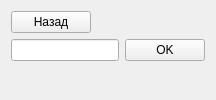
                  <widget class="QWidget" name="page_12">
                   <layout class="QVBoxLayout" name="verticalLayout_63">
                    <item>
                     <layout class="QVBoxLayout" name="verticalLayout_62">
                      <item>
                       <layout class="QHBoxLayout" name="horizontalLayout_38">
                        <item>
                         <widget class="QPushButton" name="back_test_btn_folder_1">
                          <property name="text">
                           <string>Назад</string>
                          </property>
                         </widget>
                        </item>
                        <item>
                         <spacer name="horizontalSpacer_16">
                          <property name="orientation">
                           <enum>Qt::Horizontal</enum>
                          </property>
                          <property name="sizeHint" stdset="0">
                           <size>
                            <width>40</width>
                            <height>20</height>
                           </size>
                          </property>
                         </spacer>
                        </item>
                       </layout>
                      </item>
                      <item>
                       <layout class="QHBoxLayout" name="horizontalLayout_39">
                        <item>
                         <widget class="QLineEdit" name="lineEdit"/>
                        </item>
                        <item>
                         <widget class="QPushButton" name="ok_btn_test_folder">
                          <property name="text">
                           <string>OK</string>
                          </property>
                         </widget>
                        </item>
                       </layout>
                      </item>
                      <item>
                       <widget class="QLabel" name="label_explanation_test_folder">
                        <property name="text">
                         <string/>
                        </property>
                       </widget>
                      </item>
                     </layout>
                    </item>
                   </layout>
                  </widget>
